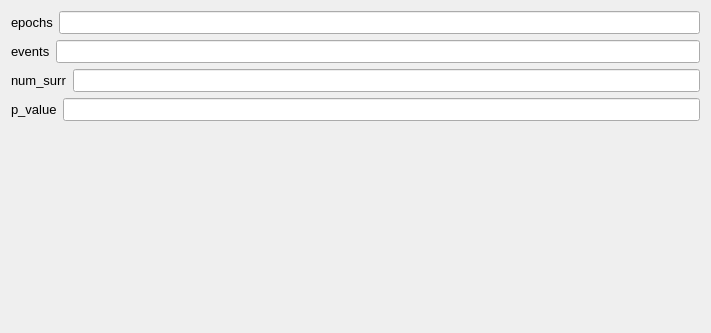
<?xml version="1.0" encoding="UTF-8"?>
<ui version="4.0">
 <class>DpliConnectivitySettingsView</class>
 <widget class="QWidget" name="DpliConnectivitySettingsView">
  <property name="geometry">
   <rect>
    <x>0</x>
    <y>0</y>
    <width>711</width>
    <height>333</height>
   </rect>
  </property>
  <property name="windowTitle">
   <string>Form</string>
  </property>
  <layout class="QVBoxLayout" name="verticalLayout">
   <item>
    <layout class="QHBoxLayout" name="signals_horizontalLayout">
     <item>
      <widget class="QLabel" name="epochs_label">
       <property name="font">
        <font>
         <pointsize>10</pointsize>
        </font>
       </property>
       <property name="text">
        <string>epochs</string>
       </property>
      </widget>
     </item>
     <item>
      <widget class="QLineEdit" name="epochs_lineedit">
       <property name="font">
        <font>
         <pointsize>10</pointsize>
        </font>
       </property>
      </widget>
     </item>
    </layout>
   </item>
   <item>
    <layout class="QHBoxLayout" name="events_horizontalLayout">
     <item>
      <widget class="QLabel" name="events_label">
       <property name="font">
        <font>
         <pointsize>10</pointsize>
        </font>
       </property>
       <property name="text">
        <string>events</string>
       </property>
      </widget>
     </item>
     <item>
      <widget class="QLineEdit" name="events_lineedit">
       <property name="font">
        <font>
         <pointsize>10</pointsize>
        </font>
       </property>
      </widget>
     </item>
    </layout>
   </item>
   <item>
    <layout class="QHBoxLayout" name="num_surr_horizontalLayout">
     <item>
      <widget class="QLabel" name="num_surr_label">
       <property name="font">
        <font>
         <pointsize>10</pointsize>
        </font>
       </property>
       <property name="text">
        <string>num_surr</string>
       </property>
      </widget>
     </item>
     <item>
      <widget class="QLineEdit" name="num_surr_lineedit">
       <property name="font">
        <font>
         <pointsize>10</pointsize>
        </font>
       </property>
      </widget>
     </item>
    </layout>
   </item>
   <item>
    <layout class="QHBoxLayout" name="p_value_horizontalLayout">
     <item>
      <widget class="QLabel" name="p_value_label">
       <property name="font">
        <font>
         <pointsize>10</pointsize>
        </font>
       </property>
       <property name="text">
        <string>p_value</string>
       </property>
      </widget>
     </item>
     <item>
      <widget class="QLineEdit" name="p_value_lineedit">
       <property name="font">
        <font>
         <pointsize>10</pointsize>
        </font>
       </property>
      </widget>
     </item>
    </layout>
   </item>
   <item>
    <spacer name="verticalSpacer">
     <property name="orientation">
      <enum>Qt::Orientation::Vertical</enum>
     </property>
     <property name="sizeHint" stdset="0">
      <size>
       <width>20</width>
       <height>40</height>
      </size>
     </property>
    </spacer>
   </item>
  </layout>
 </widget>
 <resources/>
 <connections/>
</ui>
